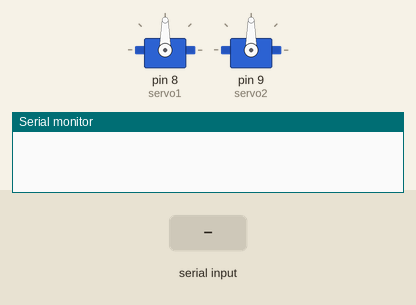
Bench run of a sketch on a simulated Arduino Uno, built with avr-gcc and run on an emulated ATmega328P. Shown: 2 × servo, the last lines printed to the serial monitor. The test bench sets the inputs (shaded band).

Above: at 1.2 s.
1.3 s: "can\n" received over Serial
At 2.1 s:
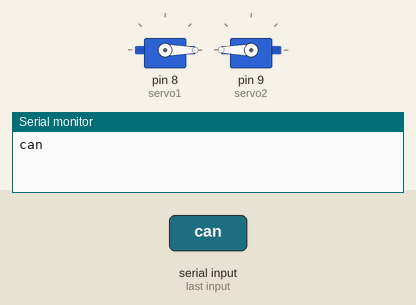
3.8 s: "paper\n" received over Serial
At 4.6 s:
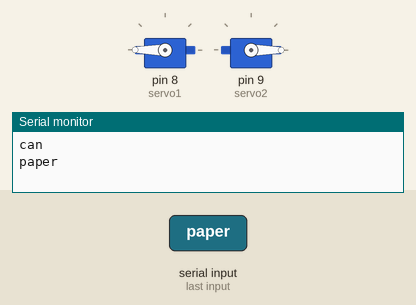
6.3 s: "plastic\n" received over Serial
At 8.6 s:
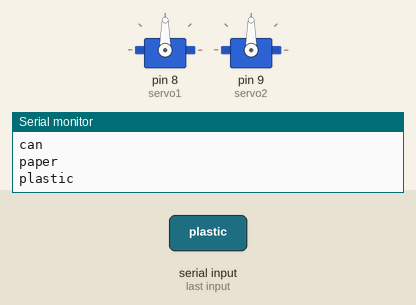
Timing chart, 0 to 10.1 s (numbered marks = the images above; inputs shaded):
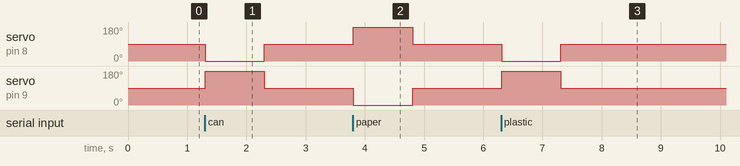

Measured:
- after the input at 1.3 s, servo on pin 8 (servo1): 90° → 0° at once, → 90° 1.0 s later; servo on pin 9 (servo2): 90° → 180° at once, → 90° 1.0 s later
- after the input at 3.8 s, servo on pin 8 (servo1): 90° → 180° at once, → 90° 1.0 s later; servo on pin 9 (servo2): 90° → 0° at once, → 90° 1.0 s later
- after the input at 6.3 s, servo on pin 8 (servo1): 90° → 0° at once, → 90° 1.0 s later; servo on pin 9 (servo2): 90° → 180° at once, → 90° 1.0 s later

The sketch:

recycling.ino
```cpp
#include <Servo.h>

Servo servo1;
Servo servo2;
int initialPosition = 90; // 초기 위치
int targetPosition = initialPosition;

void setup() {
    // 서보 모터 초기 위치 설정
    Serial.begin(9600);
    servo1.attach(8);
    servo2.attach(9);
    servo1.write(initialPosition);
    servo2.write(initialPosition);
}

void loop() {
    if (Serial.available() > 0) {
        String obj = Serial.readStringUntil('\n');
        Serial.println(obj);

        // 시리얼 모니터에 can, plastic, paperpack이 입력되면
        if (obj == "can" || obj == "plastic" || obj == "paperpack") {
            servo1.write(0);
            servo2.write(180);
            delay(1000);
            servo1.write(initialPosition);
            servo2.write(initialPosition);
        }
        // 시리얼 모니터에 paper, tissue, vinyl이 입력되면
        else if (obj == "paper" || obj == "tissue" || obj == "vinyl") {
            servo1.write(180);
            servo2.write(0);
            delay(1000);
            servo1.write(initialPosition);
            servo2.write(initialPosition);

            // 시리얼 버퍼 비우기
            while (Serial.available() > 0) {
            Serial.read();
            }
        }
    }
}
```
